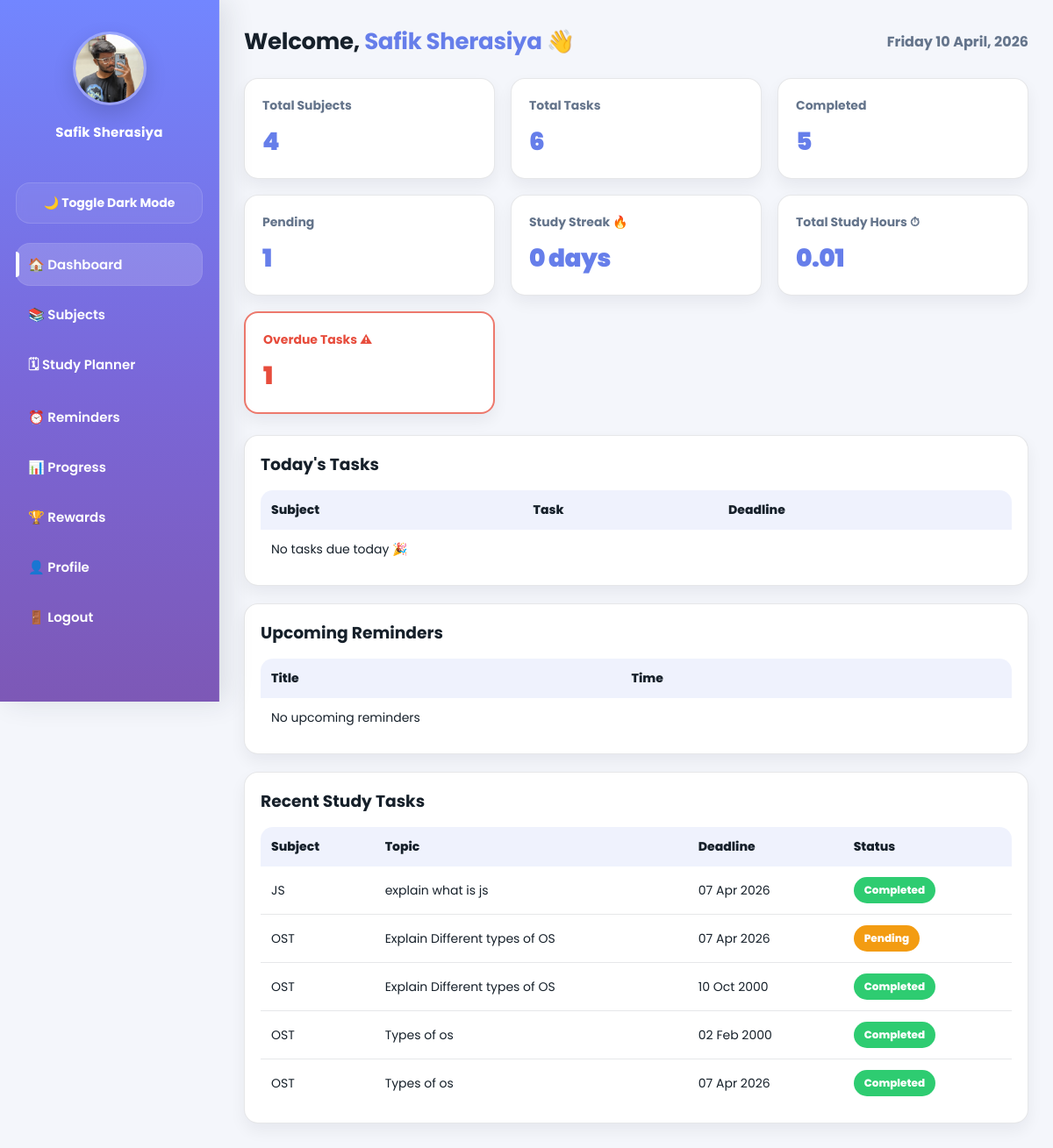
The app's page /study_planner/dashboard.php (signed in) with its own data.
### tables this page shows
CREATE TABLE `users` (
  `id` int(11) NOT NULL,
  `name` varchar(100) NOT NULL,
  `email` varchar(100) NOT NULL,
  `password` varchar(255) NOT NULL,
  `created_at` timestamp NOT NULL DEFAULT current_timestamp(),
  `phone` varchar(20) DEFAULT NULL,
  `profile_pic` varchar(255) DEFAULT NULL,
  `points` int(11) NOT NULL DEFAULT 0,
  `badge` varchar(50) DEFAULT 'Beginner'
);

CREATE TABLE `tasks` (
  `id` int(11) NOT NULL,
  `user_id` int(11) NOT NULL,
  `subject_id` int(11) NOT NULL,
  `task_name` varchar(255) NOT NULL,
  `deadline` date NOT NULL,
  `status` enum('pending','completed') DEFAULT 'pending',
  `created_at` timestamp NOT NULL DEFAULT current_timestamp(),
  `completed_at` datetime DEFAULT NULL
);

CREATE TABLE `subjects` (
  `id` int(11) NOT NULL,
  `user_id` int(11) NOT NULL,
  `name` varchar(100) NOT NULL,
  `created_at` timestamp NOT NULL DEFAULT current_timestamp(),
  `priority` enum('high','medium','low') NOT NULL
);

### study_planner/dashboard.php (the view, shortened to what this page needs)
<?php
include("config.php");
$user_name = $_SESSION['user_name'];
$user_id = (int) $_SESSION['user_id'];
$stmt = $conn->prepare("
    SELECT IFNULL(SUM(duration_seconds),0) AS secs
    FROM study_sessions
    WHERE user_id=? AND end_time IS NOT NULL
");
$stmt->bind_param("i", $user_id);
$stmt->execute();
$totalSecs = $stmt->get_result()->fetch_assoc()['secs'] ?? 0;
$totalHours = round($totalSecs / 3600, 2);
$streak = 0;
$stmt = $conn->prepare("SELECT COUNT(*) as total FROM subjects WHERE user_id=?");
$stmt->bind_param("i", $user_id);
$stmt->execute();
$totalSubjects = $stmt->get_result()->fetch_assoc()['total'] ?? 0;
$stmt = $conn->prepare("SELECT COUNT(*) as total FROM tasks WHERE user_id=?");
$stmt->bind_param("i", $user_id);
$stmt->execute();
$totalTasks = $stmt->get_result()->fetch_assoc()['total'] ?? 0;
$stmt = $conn->prepare("SELECT COUNT(*) as total FROM tasks WHERE user_id=? AND status='completed'");
$stmt->bind_param("i", $user_id);
$stmt->execute();
$totalCompleted = $stmt->get_result()->fetch_assoc()['total'] ?? 0;
$stmt = $conn->prepare("SELECT COUNT(*) as total FROM tasks WHERE user_id=? AND status='pending'");
$stmt->bind_param("i", $user_id);
$stmt->execute();
$totalPending = $stmt->get_result()->fetch_assoc()['total'] ?? 0;
$todayDate = date("Y-m-d");
$stmt = $conn->prepare("
    SELECT COUNT(*) as total
    FROM tasks
    WHERE user_id=? AND status='pending' AND deadline < ?
");
$stmt->bind_param("is", $user_id, $todayDate);
$stmt->execute();
$overdueTasks = $stmt->get_result()->fetch_assoc()['total'] ?? 0;
$stmt = $conn->prepare("
    SELECT tasks.task_name, subjects.name AS subject_name, tasks.deadline
    FROM tasks
    JOIN subjects ON tasks.subject_id = subjects.id
    WHERE tasks.user_id=? AND tasks.deadline=? AND tasks.status='pending'
    ORDER BY tasks.id DESC
    LIMIT 5
");
$stmt->bind_param("is", $user_id, $todayDate);
$stmt->execute();
$todayTasks = $stmt->get_result();
$now = date("Y-m-d H:i:s");
$stmt = $conn->prepare("
    SELECT title, reminder_time
    FROM reminders
    WHERE user_id=? AND status='pending' AND reminder_time >= ?
    ORDER BY reminder_time ASC
    LIMIT 3
");
$stmt->bind_param("is", $user_id, $now);
$stmt->execute();
$upcomingReminders = $stmt->get_result();
$stmt = $conn->prepare("
    SELECT tasks.*, subjects.name as subject_name
    FROM tasks
    JOIN subjects ON tasks.subject_id = subjects.id
    WHERE tasks.user_id=?
    ORDER BY tasks.id DESC
    LIMIT 5
");
$stmt->bind_param("i", $user_id);
$stmt->execute();
$recent = $stmt->get_result();
?>
<!DOCTYPE html>
<html lang="en">
<head>
    <link rel="stylesheet" href="css/style.css?v=2">
</head>
<body class="dashboard-page">
<?php include("sidebar.php"); ?>
<div class="main">
    <div class="header">
        <h1>Welcome, <span><?php echo htmlspecialchars($user_name); ?></span> 👋</h1>
        <p id="date"></p>
    </div>
    <div class="cards">
        <div class="card">
            <h3>Total Subjects</h3>
            <p><?php echo $totalSubjects; ?></p>
        </div>
        <div class="card">
            <h3>Total Tasks</h3>
            <p><?php echo $totalTasks; ?></p>
        </div>
        <div class="card">
            <h3>Completed</h3>
            <p><?php echo $totalCompleted; ?></p>
        </div>
        <div class="card">
            <h3>Pending</h3>
            <p><?php echo $totalPending; ?></p>
        </div>
        <div class="card">
            <h3>Study Streak 🔥</h3>
            <p><?php echo $streak; ?> days</p>
        </div>
        <div class="card">
            <h3>Total Study Hours ⏱</h3>
            <p><?php echo $totalHours; ?></p>
        </div>
        <div class="card overdue-card">
            <h3>Overdue Tasks ⚠</h3>
            <p><?php echo $overdueTasks; ?></p>
        </div>
    </div>
    <div class="table-box">
        <h3 style="margin-bottom:15px;">Today's Tasks</h3>
        <table>
            <tr>
                <th>Subject</th>
                <th>Task</th>
                <th>Deadline</th>
            </tr>
            <?php if ($todayTasks->num_rows > 0) {
                while ($t = $todayTasks->fetch_assoc()) { ?>
                    <tr>
                        <td><?php echo htmlspecialchars($t['subject_name']); ?></td>
                        <td><?php echo htmlspecialchars($t['task_name']); ?></td>
                        <td><?php echo date("d M Y", strtotime($t['deadline'])); ?></td>
                    </tr>
                <?php }
            } else { ?>
                <tr>
                    <td colspan="3">No tasks due today 🎉</td>
                </tr>
            <?php } ?>
        </table>
    </div>
    <div class="table-box">
        <h3 style="margin-bottom:15px;">Upcoming Reminders</h3>
        <table>
            <tr>
                <th>Title</th>
                <th>Time</th>
            </tr>
            <?php if ($upcomingReminders->num_rows > 0) {
                while ($r = $upcomingReminders->fetch_assoc()) { ?>
                    <tr>
                        <td><?php echo htmlspecialchars($r['title']); ?></td>
                        <td><?php echo date("d M Y, h:i A", strtotime($r['reminder_time'])); ?></td>
                    </tr>
                <?php }
            } else { ?>
                <tr>
                    <td colspan="2">No upcoming reminders</td>
                </tr>
            <?php } ?>
        </table>
    </div>
    <div class="table-box">
        <h3 style="margin-bottom:15px;">Recent Study Tasks</h3>
        <table>
            <tr>
                <th>Subject</th>
                <th>Topic</th>
                <th>Deadline</th>
                <th>Status</th>
            </tr>
            <?php if ($recent->num_rows > 0) { ?>
    <?php while ($row = $recent->fetch_assoc()) { ?>
        <tr>
            <td><?php echo htmlspecialchars($row['subject_name']); ?></td>
            <td><?php echo htmlspecialchars($row['task_name']); ?></td>
            <td><?php echo date("d M Y", strtotime($row['deadline'])); ?></td>
            <td>
                <span class="status <?php echo $row['status']; ?>">
                    <?php echo ucfirst($row['status']); ?>
                </span>
            </td>
        </tr>
    <?php } ?>
<?php } else { ?>
    <tr>
        <td colspan="4">No recent tasks found.</td>
    </tr>
<?php } ?>
        </table>
    </div>
</div>
</body>
</html>

### study_planner/sidebar.php (shortened to what this page needs)
<?php
include("config.php");
$user_id = (int) $_SESSION['user_id'];
$current_page = basename($_SERVER['PHP_SELF']);
$stmt = $conn->prepare("SELECT profile_pic, name FROM users WHERE id=? LIMIT 1");
$stmt->bind_param("i", $user_id);
$stmt->execute();
$user = $stmt->get_result()->fetch_assoc();
function activeLink($page, $current_page) {
    return $page === $current_page ? 'active' : '';
}
?>
<div class="sidebar">
    <div class="profile-box">
        <?php if (!empty($user['profile_pic']) && file_exists("uploads/" . $user['profile_pic'])) { ?>
            <img src="uploads/<?php echo htmlspecialchars($user['profile_pic']); ?>" alt="Profile">
        <?php } else { ?>
            <img src="default.png" alt="Profile">
        <?php } ?>
        <h3><?php echo htmlspecialchars($user['name'] ?? 'User'); ?></h3>
    </div>
    <button id="darkToggleBtn" class="theme-btn">🌙 Toggle Dark Mode</button>
    <a href="dashboard.php" class="<?php echo activeLink('dashboard.php', $current_page); ?>">🏠 Dashboard</a>
<a href="subject.php" class="<?php echo activeLink('subject.php', $current_page); ?>">📚 Subjects</a>
<a href="planner.php" class="<?php echo activeLink('planner.php', $current_page); ?>">🗓 Study Planner</a>
<a href="reminders.php" class="<?php echo activeLink('reminders.php', $current_page); ?>">⏰ Reminders</a>
<a href="progress.php" class="<?php echo activeLink('progress.php', $current_page); ?>">📊 Progress</a>
<a href="rewards.php" class="<?php echo activeLink('rewards.php', $current_page); ?>">🏆 Rewards</a>
<a href="profile.php" class="<?php echo activeLink('profile.php', $current_page); ?>">👤 Profile</a>
<a href="logout.php">🚪 Logout</a>
</div>

### study_planner/css/style.css (style rules this page uses)
:root { --bg: #f4f6fb; --text: #16202a; --muted: #64748b; --card: #ffffff; --border: rgba(15, 23, 42, 0.10); --tableHead: rgba(102, 126, 234, 0.10); --primary1: #667eea; --primary2: #764ba2; --sidebarBg: #ffffff; --sidebarText: #0f172a; --sidebarHover: rgba(15, 23, 42, 0.06); --sidebarBorder: rgba(15, 23, 42, 0.10); --shadow-sm: 0 8px 18px rgba(15, 23, 42, 0.06); --shadow-md: 0 14px 30px rgba(15, 23, 42, 0.10); --radius: 16px; --radius-lg: 22px; --ring: 0 0 0 4px rgba(102, 126, 234, 0.18); --sidebarW: 250px; }
* { margin: 0; padding: 0; box-sizing: border-box; font-family: "Poppins", system-ui, -apple-system, Segoe UI, Roboto, Arial, sans-serif; }
body { background: var(--bg); color: var(--text); }
body.dashboard-page { background: var(--bg); color: var(--text); }
h1 { font-size: 26px; letter-spacing: -0.3px; color: var(--text); }
.sidebar { position: fixed; width: var(--sidebarW); height: 100vh; background: linear-gradient(180deg, #7286ff 0%, #7a67d8 55%, #7d58b6 100%); color: #ffffff; padding: 26px 18px; border-right: 1px solid rgba(255, 255, 255, 0.10); display: flex; flex-direction: column; box-shadow: 8px 0 30px rgba(31, 41, 55, 0.12); }
.profile-box { text-align: center; margin-bottom: 20px; padding: 10px 8px 18px; }
.profile-box img { width: 84px; height: 84px; border-radius: 50%; object-fit: cover; border: 3px solid rgba(255, 255, 255, 0.28); box-shadow: 0 10px 24px rgba(0, 0, 0, 0.15); }
.profile-box h3 { margin-top: 12px; font-size: 15px; font-weight: 700; color: #ffffff; letter-spacing: 0.2px; }
.theme-btn { width: 100%; padding: 12px 14px; border: 1px solid rgba(255, 255, 255, 0.12); border-radius: 16px; margin: 8px 0 22px; cursor: pointer; background: rgba(255, 255, 255, 0.08); color: #ffffff; font-weight: 700; font-size: 14px; transition: all 0.2s ease; backdrop-filter: blur(6px); }
.sidebar a { display: flex; align-items: center; gap: 12px; color: #ffffff; text-decoration: none; padding: 13px 14px; margin-bottom: 8px; border-radius: 16px; font-weight: 600; font-size: 15px; transition: all 0.22s ease; position: relative; }
.sidebar a.active { background: rgba(255, 255, 255, 0.16); box-shadow: inset 0 0 0 1px rgba(255, 255, 255, 0.08); }
.sidebar a.active::before { content: ""; position: absolute; left: 0; top: 10px; bottom: 10px; width: 4px; border-radius: 0 8px 8px 0; background: #ffffff; }
.main { margin-left: var(--sidebarW); padding: 28px; }
.header { display: flex; justify-content: space-between; align-items: center; gap: 14px; margin-bottom: 22px; }
.header span { color: var(--primary1); }
#date { color: var(--muted); font-weight: 700; }
.cards { display: grid; grid-template-columns: repeat(auto-fit, minmax(220px, 1fr)); gap: 18px; margin-bottom: 24px; }
.card { background: var(--card); border: 1px solid var(--border); padding: 20px; border-radius: var(--radius); box-shadow: var(--shadow-sm); transition: transform 0.18s ease, box-shadow 0.18s ease; }
.card h3 { font-size: 14px; color: var(--muted); margin-bottom: 10px; font-weight: 700; }
.card p { font-size: 28px; font-weight: 900; color: var(--primary1); letter-spacing: -0.6px; }
.overdue-card { border: 2px solid rgba(231, 76, 60, 0.75) !important; }
.overdue-card h3, .overdue-card p { color: #e74c3c !important; }
.table-box { background: var(--card); border: 1px solid var(--border); padding: 18px; border-radius: var(--radius); box-shadow: var(--shadow-sm); margin-bottom: 20px; }
table { width: 100%; border-collapse: collapse; overflow: hidden; border-radius: 14px; }
table th, table td { padding: 12px; font-size: 14px; text-align: left; }
table th { background: var(--tableHead); color: var(--text); font-weight: 800; }
table td { color: var(--text); }
table tr:not(:last-child) td { border-bottom: 1px solid var(--border); }
.status { padding: 6px 12px; border-radius: 999px; font-size: 12px; font-weight: 800; color: #fff; display: inline-block; }
.pending { background: #f39c12; }
.completed { background: #2ecc71; }

### records on screen
users: profile_pic (picture), name "Safik Sherasiya"
tasks: subject.name "JS", task_name "explain what is js", deadline "07 Apr 2026", status "Completed"
tasks: subject.name "OST", task_name "Explain Different types of OS", deadline "07 Apr 2026", status "Pending"
tasks: subject.name "OST", task_name "Explain Different types of OS", deadline "10 Oct 2000", status "Completed"
tasks: subject.name "OST", task_name "Types of os", deadline "02 Feb 2000", status "Completed"
tasks: subject.name "OST", task_name "Types of os", deadline "07 Apr 2026", status "Completed"

### other values on screen
$user_name "Safik Sherasiya"
$totalSubjects "4"
$totalTasks "6"
$totalCompleted "5"
$totalPending "1"
$streak "0"
$totalHours "0.01"
$overdueTasks "1"
